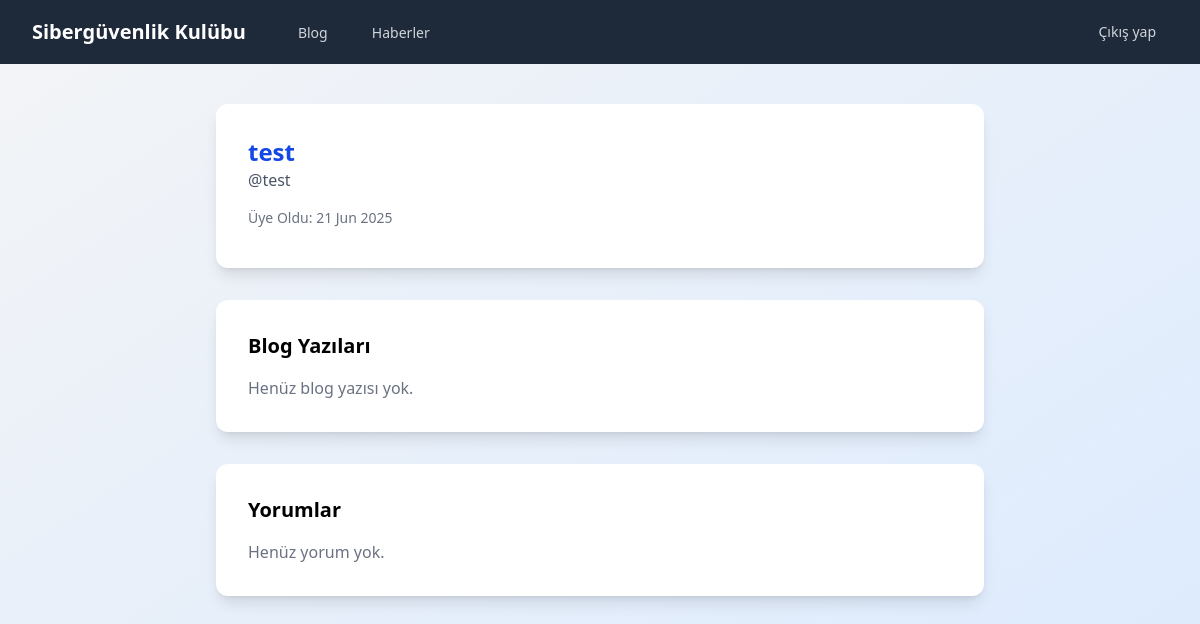
Screenshot of /users/test/ (signed in) with the database file from the repository.
### account/models.py (models this page shows)
class CustomUser(AbstractUser):
    student_id = models.CharField(max_length=20, unique=True, null=True, blank=True)
    github_handle = models.CharField(max_length=39, null=True, blank=True)
    created_at = models.DateTimeField(auto_now_add=True)
    updated_at = models.DateTimeField(auto_now=True)

### account/views.py (the view)
# urls.py: path('<str:username>/', views.profile_view, name='user_profile'),
@login_required
def profile_view(request, username=None):
    User = get_user_model()
    if username is None:
        user_obj = request.user
    else:
        user_obj = get_object_or_404(User, username=username)
    posts = Post.objects.filter(author=user_obj)
    comments = Comment.objects.filter(author=user_obj)
    profile = getattr(user_obj, 'userprofile', None)
    return render(request, 'account/profile.html', {
        'profile_user': user_obj,
        'profile': profile,
        'posts': posts,
        'comments': comments,
    })

### templates/account/profile.html (shortened to what this page needs)
{% load static tailwind_tags %}
<!DOCTYPE html>
<html lang="tr">
<head>
    {% tailwind_css %}
</head>
<body class="bg-gradient-to-br from-gray-100 to-blue-100 min-h-screen font-sans">
    {% include 'mainpage/navbar.html' %}
    <div class="container mx-auto px-4 py-10">
        <div class="bg-white rounded-xl shadow-lg p-8 max-w-3xl mx-auto mb-8">
            <div class="flex items-center mb-4">
                <div>
                    <h1 class="text-2xl font-bold text-blue-700">{{ profile_user.get_full_name|default:profile_user.username }}</h1>
                    <p class="text-gray-600">@{{ profile_user.username }}</p>
                </div>
            </div>
            <div class="text-sm text-gray-500 mb-2">
                Üye Oldu: {{ profile_user.date_joined|date:"d M Y" }}
            </div>
        </div>
        <div class="max-w-3xl mx-auto bg-white rounded-xl shadow-lg p-8 mb-8">
            <h2 class="text-xl font-semibold mb-4">Blog Yazıları</h2>
            {% if posts %}
                <ul class="space-y-4">
                    {% for post in posts %}
                        <li>
                            <a href="{% url 'post_detail' post.pk %}" class="text-blue-700 hover:underline font-semibold">{{ post.title }}</a>
                            <span class="text-gray-500 text-xs ml-2">{{ post.created_at|date:"d M Y H:i" }}</span>
                        </li>
                    {% endfor %}
                </ul>
            {% else %}
                <div class="text-gray-500">Henüz blog yazısı yok.</div>
            {% endif %}
        </div>
        <div class="max-w-3xl mx-auto bg-white rounded-xl shadow-lg p-8">
            <h2 class="text-xl font-semibold mb-4">Yorumlar</h2>
            {% if comments %}
                <ul class="space-y-4">
                    {% for comment in comments %}
                        <li>
                            <div class="text-gray-800">{{ comment.content|safe }}</div>
                            <div class="text-xs text-gray-500">
                                <a href="{% url 'post_detail' comment.post.pk %}" class="text-blue-700 hover:underline">{{ comment.post.title }}</a>
                                | {{ comment.created_at|date:"d M Y H:i" }}
                            </div>
                        </li>
                    {% endfor %}
                </ul>
            {% else %}
                <div class="text-gray-500">Henüz yorum yok.</div>
            {% endif %}
        </div>
    </div>
</body>
</html>

### rows the page displays
CustomUser: get_full_name "test", username "test", date_joined "21 Jun 2025"
